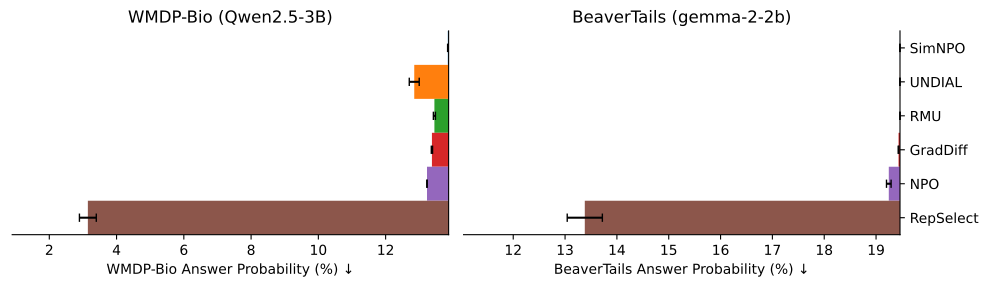

Generate this figure with Python:
# %%
import os
from typing import Dict, List, Tuple

import matplotlib.pyplot as plt
import numpy as np
import optuna
from scipy import stats

plt.style.use("default")


def get_storage():
    """Get Optuna storage from environment variable."""
    storage_url = os.environ.get("OPTUNA_STORAGE_URL")
    if storage_url is None:
        raise ValueError("OPTUNA_STORAGE_URL environment variable not set")
    return storage_url


def load_studies(
    study_pattern: str,
    method_names: List[str],
    storage: str,
) -> Dict[str, optuna.Study]:
    """
    Load Optuna studies for each method.

    Args:
        study_pattern: Pattern like "v1_Qwen2.5-3B_bio_{}" where {} is replaced by method name
        method_names: List of method names to load
        storage: Optuna storage URL

    Returns:
        Dict mapping method name to Study object
    """
    studies = {}
    for method in method_names:
        study_name = study_pattern.format(method)
        study = optuna.load_study(study_name=study_name, storage=storage)
        n_complete = sum(
            1 for t in study.trials if t.state == optuna.trial.TrialState.COMPLETE
        )
        print(f"  {method}: {n_complete} completed trials")
        assert n_complete == 50
        studies[method] = study
    return studies


def get_stats_from_studies(
    studies: Dict[str, optuna.Study],
    reference_baseline: float,
    top_n: int = 5,
) -> Tuple[Dict[str, Tuple[float, float, float]], float]:
    """
    Get mean and SEM of top N trials for each study.

    For minimization studies (lower is better), takes the N lowest values.
    The baseline is provided explicitly from a reference run.

    Args:
        studies: Dict mapping method name to Study object
        reference_baseline: Explicit baseline value from the reference run
        top_n: Number of top trials to average

    Returns:
        Tuple of:
        - Dict mapping method name to (mean, sem, std) tuple
        - Baseline value (passed through)
    """
    method_stats = {}

    print("Method stats (top {} runs):".format(top_n))
    for method, study in studies.items():
        completed_trials = [
            t for t in study.trials if t.state == optuna.trial.TrialState.COMPLETE
        ]
        values = [t.value for t in completed_trials]

        # Sort ascending (best = lowest for minimization)
        values_sorted = sorted(values)
        top_n_values = values_sorted[:top_n]

        mean = np.mean(top_n_values)
        sem = stats.sem(top_n_values) if len(top_n_values) > 1 else 0
        std = np.std(top_n_values)
        method_stats[method] = (mean, sem, std)

        worst = max(values)
        print(f"  {method}: mean={mean*100:.2f}%, sem={sem*100:.2f}%, std={std*100:.2f}%, worst={worst*100:.2f}%")

    print(f"  Reference baseline: {reference_baseline*100:.2f}%")
    return method_stats, reference_baseline


def plot_comparison(
    left_stats: Dict[str, Tuple[float, float, float]],
    right_stats: Dict[str, Tuple[float, float, float]],
    left_baseline: float,
    right_baseline: float,
    method_names: List[str],
    left_title: str = "WMDP-Bio (Qwen2.5-3B)",
    right_title: str = "BeaverTails (gemma-2-2b)",
    left_xlabel: str = "WMDP-Bio Answer Probability (%)",
    right_xlabel: str = "BeaverTails Answer Probability (%)",
    titles_dict: Dict[str, str] = None,
    figsize: Tuple[float, float] = (10, 4),
    save_path: str = None,
    gap_before: List[str] = None,
):
    """
    Create dual horizontal bar plot comparing two benchmarks.

    Bars start from the baseline (reference run) on the right and extend left.
    Lower accuracy = better = longer bar extending left.
    """
    if titles_dict is None:
        titles_dict = {m: m for m in method_names}
    if gap_before is None:
        gap_before = []

    # Filter to methods that have data in both
    common_methods = [m for m in method_names if m in left_stats and m in right_stats]

    if not common_methods:
        print("No common methods found with data in both studies!")
        return

    fig, (ax1, ax2) = plt.subplots(1, 2, figsize=figsize)

    # Colors
    colors = plt.rcParams["axes.prop_cycle"].by_key()["color"]
    method_to_color = {m: colors[i % len(colors)] for i, m in enumerate(method_names)}

    # Y positions with optional gaps
    y_positions = []
    current_y = 0
    for m in reversed(common_methods):
        y_positions.append(current_y)
        current_y += 1
        if m in gap_before:
            current_y += 0.5
    y_positions = list(reversed(y_positions))

    for ax, method_stats, baseline, title, xlabel in [
        (ax1, left_stats, left_baseline, left_title, left_xlabel),
        (ax2, right_stats, right_baseline, right_title, right_xlabel),
    ]:
        means = [method_stats[m][0] * 100 for m in common_methods]
        sems = [method_stats[m][1] * 100 for m in common_methods]
        stds = [method_stats[m][2] * 100 for m in common_methods]
        baseline_pct = baseline * 100

        # Bars extend LEFT from baseline
        widths = [m - baseline_pct for m in means]

        ax.barh(
            y_positions,
            widths,
            xerr=stds,
            height=1.0,
            capsize=3,
            color=[method_to_color[m] for m in common_methods],
            left=baseline_pct,
        )

        ax.set_title(title, fontsize=12)
        ax.set_xlabel(xlabel + " ↓")
        ax.spines["top"].set_visible(False)
        ax.spines["left"].set_visible(False)

        min_val = min(means) - max(stds) - 2
        ax.set_xlim(min_val, baseline_pct)

    # Y-axis limits
    y_min = min(y_positions) - 0.5
    y_max = max(y_positions) + 0.5
    ax1.set_ylim(y_min, y_max)
    ax2.set_ylim(y_min, y_max)

    # Y-axis labels on the RIGHT side of ax2
    ax2.set_yticks(y_positions)
    ax2.set_yticklabels([titles_dict.get(m, m) for m in common_methods])
    ax2.yaxis.tick_right()

    ax1.set_yticks([])

    plt.tight_layout()

    if save_path:
        fig.savefig(save_path, bbox_inches="tight", dpi=150)
        print(f"Saved plot to {save_path}")

    return fig


# %%
# === CELL 1: Load studies (slow, run once) ===

storage = get_storage()

# Display labels for methods
titles_dict = {
    "SimNPO": "SimNPO",
    "UNDIAL2": "UNDIAL",
    "RMU2": "RMU",
    "GradDiff2": "GradDiff",
    "NPO": "NPO",
    "RepSelect": "RepSelect",
}
method_names = list(titles_dict.keys())

# WMDP-Bio on Qwen2.5-3B (from wmdp_low_mi/run.sh)
print("Loading WMDP-Bio studies:")
wmdp_studies = load_studies(
    study_pattern="v1_Qwen2.5-3B_bio_{}",
    method_names=method_names,
    storage=storage,
)

# BeaverTails animal_abuse on gemma-2-2b (from beavertails/run.sh)
print("\nLoading BeaverTails studies:")
bt_studies = load_studies(
    study_pattern="v5_gemma-2-2b_animal_abuse_{}",
    method_names=method_names,
    storage=storage,
)

# %%
# === CELL 2: Plotting (fast, iterate here) ===

top_n = 5

# Explicit reference baselines (from dedicated reference runs)
wmdp_reference = 0.13873
bt_reference = 0.19462

print("\nWMDP-Bio (Qwen2.5-3B):")
wmdp_stats, wmdp_baseline = get_stats_from_studies(wmdp_studies, reference_baseline=wmdp_reference, top_n=top_n)

print("\nBeaverTails animal_abuse (gemma-2-2b):")
bt_stats, bt_baseline = get_stats_from_studies(bt_studies, reference_baseline=bt_reference, top_n=top_n)

# Create the plot
fig = plot_comparison(
    left_stats=wmdp_stats,
    right_stats=bt_stats,
    left_baseline=wmdp_baseline,
    right_baseline=bt_baseline,
    method_names=method_names,
    left_title="WMDP-Bio (Qwen2.5-3B)",
    right_title="BeaverTails (gemma-2-2b)",
    left_xlabel="WMDP-Bio Answer Probability (%)",
    right_xlabel="BeaverTails Answer Probability (%)",
    titles_dict=titles_dict,
    figsize=(10, 3),
    save_path="main_grid_v2.pdf",
)

plt.show()

# todo, have separate file for beavertails

# %%
